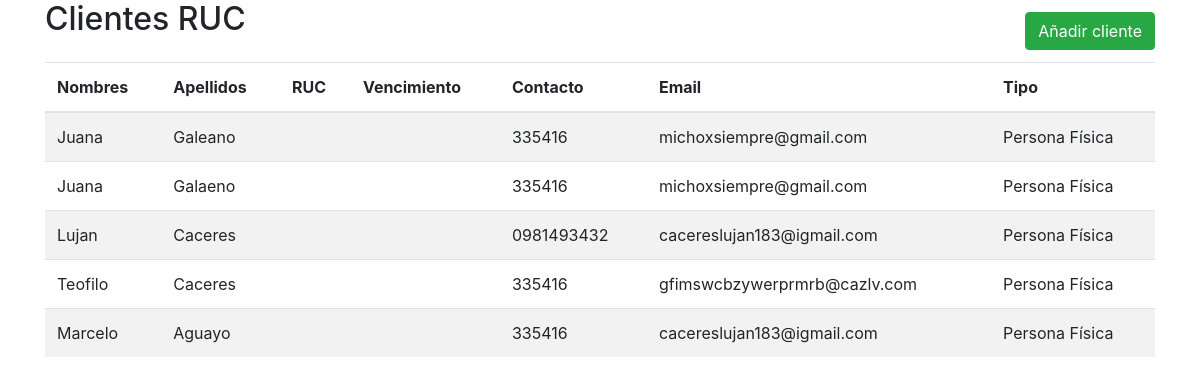
Before: /clients/clientesruc/ with the older database file.
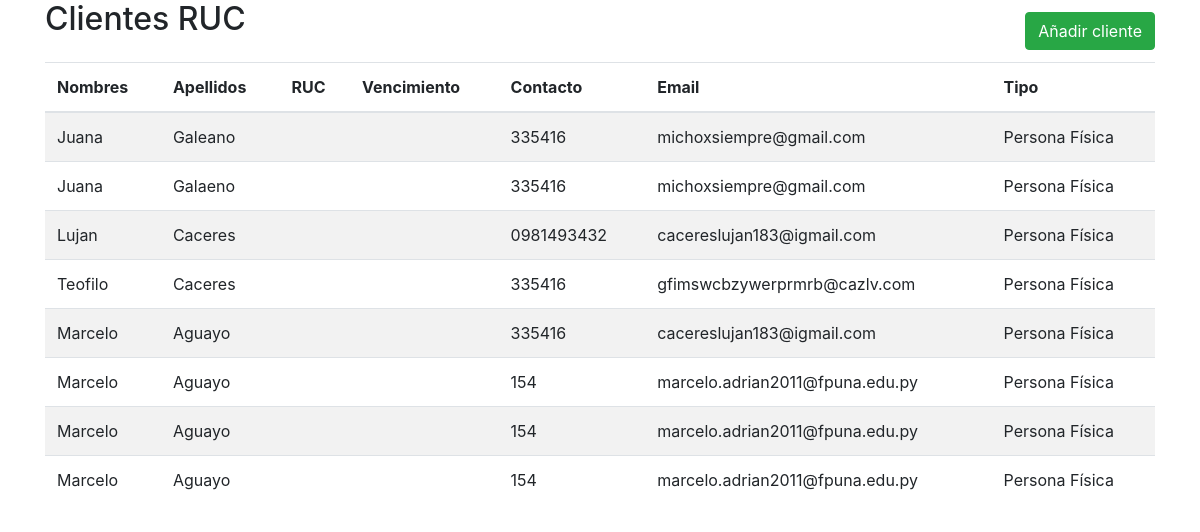
After: the same page with the newer database file.
### clients/models.py (models this page shows, shortened)
class Persona(models.Model):
    ruc = models.CharField(max_length=11, unique=True)
    contrasena = models.CharField(max_length=25, default='', )
    vencimiento = models.CharField(max_length=10, default='', )
    telefono = models.CharField(max_length=15, blank=True, null=True)
    email = models.EmailField(blank=True, null=True)
    class Meta:
        abstract = True

class PersonaFisica(Persona):
    nombre = models.CharField(max_length=100)
    apellido = models.CharField(max_length=100)
    cedula = models.CharField(max_length=8)
    fecha_nacimiento = models.DateField()
    direccion = models.CharField(max_length=100)

### clients/views.py (the view)
# urls.py: path('clientesruc/', clientes_ruc_view, name='clientesruc'),
def clientes_ruc_view(request):
    form_persona_fisica = PersonaFisicaForm(request.session.pop('form_data', None) if request.session.get('form_type') == 'fisica' else None)
    form_persona_juridica = PersonaJuridicaForm(request.session.pop('form_data', None) if request.session.get('form_type') == 'juridica' else None)
    personas_fisicas = PersonaFisica.objects.all()
    personas_juridicas = PersonaJuridica.objects.all()
    return render(request, 'clients/clientesruc.html', {
        'personas_fisicas': personas_fisicas,
        'personas_juridicas': personas_juridicas,
        'form_persona_fisica': form_persona_fisica,
        'form_persona_juridica': form_persona_juridica,
        'show_modal': 'form_type' in request.session,
    })

### clients/templates/clients/clientesruc.html (shortened to what this page needs)
{% extends 'base.html' %}
{% block content %}
<div class="content">
    <div class="container">
        <div class="row align-items-center">
            <div class="col-md-6">
                <h2 class="mb-4">Clientes RUC</h2>
            </div>
            <div class="col-md-6 text-right">
                <button type="button" class="btn btn-success" data-toggle="modal" data-target="#modalCrearCliente">
                    Añadir cliente
                  </button>
            </div>
        </div>
        <div class="table-responsive">
            <table class="table table-striped custom-table">
                <thead>
                    <tr>
                        <th scope="col">Nombres</th>
                        <th scope="col">Apellidos</th>
                        <th scope="col">RUC</th>
                        <th scope="col">Vencimiento</th>
                        <th scope="col">Contacto</th>
                        <th scope="col">Email</th>
                        <th scope="col">Tipo</th>
                    </tr>
                </thead>
                <tbody>
                    {% for persona in personas_fisicas %}
                    <tr>
                        <td>{{ persona.nombre }}</td>
                        <td>{{ persona.apellido }}</td>
                        <td>{{ persona.ruc }}</td>
                        <td>{{ persona.vencimiento }}</td>
                        <td>{{ persona.telefono }}</td>
                        <td>{{ persona.email }}</td>
                        <td>Persona Física</td>
                    </tr>
                    {% endfor %}
                </tbody>
            </table>
        </div>
    </div>
</div>
{% endblock %}

Changed rows visible on the page:
added PersonaFisica: nombre "Marcelo", apellido "Aguayo", telefono "154", email "marcelo.adrian2011@fpuna.edu.py"
added PersonaFisica: nombre "Marcelo", apellido "Aguayo", telefono "154", email "marcelo.adrian2011@fpuna.edu.py"
added PersonaFisica: nombre "Marcelo", apellido "Aguayo", telefono "154", email "marcelo.adrian2011@fpuna.edu.py"
